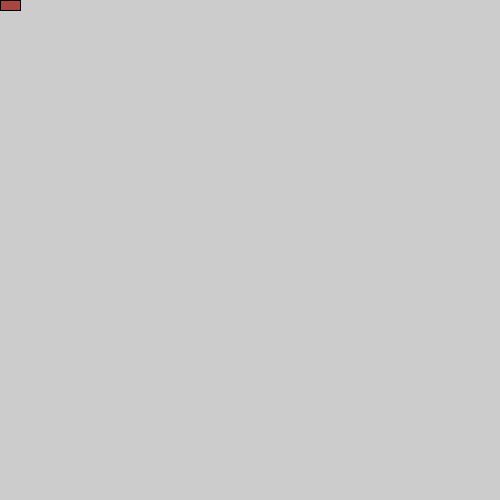
Frame 1 (no input)
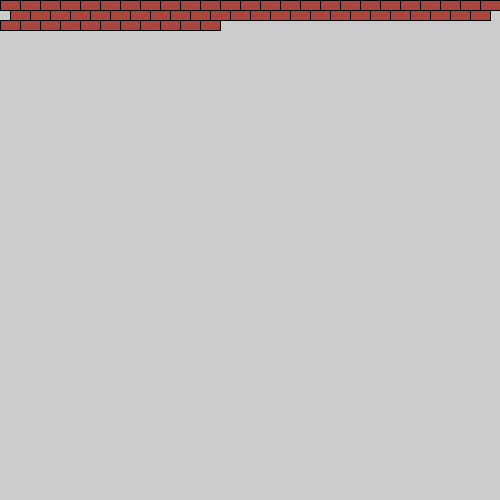
Frame 60 (the mouse pressed at the canvas centre just before this capture)
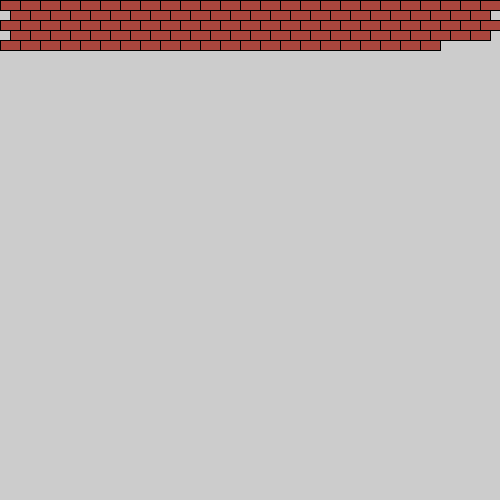
Frame 120 (the mouse held since frame 60 and released just before this capture)

The Processing sketch that drew these frames (run headless with seeded random() and noise(); from frame 60 on, the mouse is pressed at the canvas centre):

// Processing sketch: Opdracht_9_7
// ── Opdracht_9_7.pde
//Hier komen je variabelen.此处放置全局变量。
int x = 0;
int y = 0;

//Wordt een keer uitgevoerd aan het begin.只在开始程序时运行一次。
void setup(){
  size(500,500);  
  fill(170,70,61);
  //code
}

//Wordt zo vaak als de ingestelde framerate uitgevoerd.按照设定的帧速率运行。
void draw(){
  //background(255,255,255);
  //code
  muur();
}

void muur(){
rect(0+x,0+y,20,10);
x+=20;
if(x==500){
x=10;
y+=10;
}
if(x==490){
x=0;
y+=10;
}
if(y==490){
noLoop();
}

}
